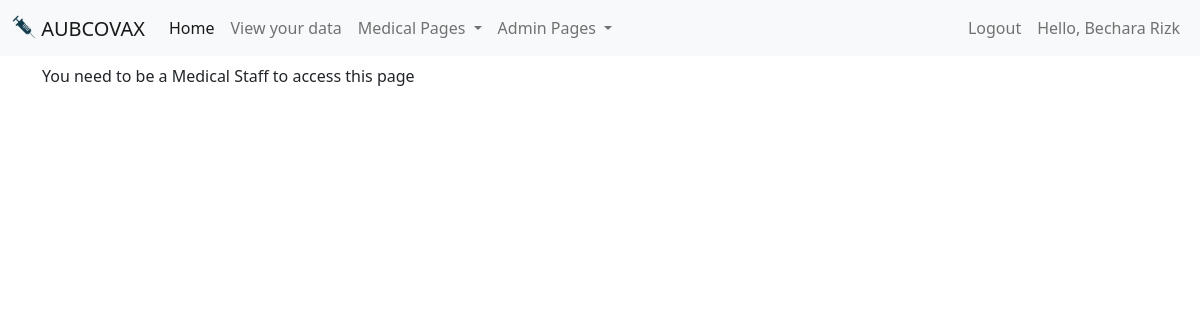
/medicalSearch/1 (signed in), run on an earlier commit of the app's database.
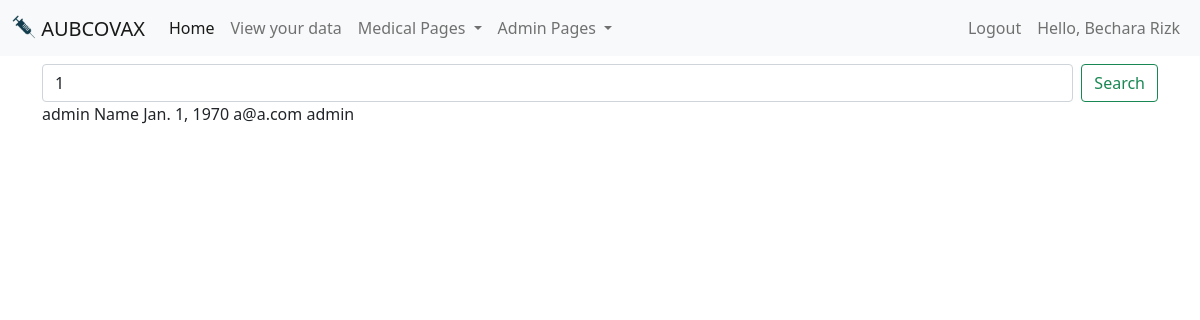
And on a later commit of the database.
### main/models.py (models this page shows)
class Account(AbstractBaseUser, PermissionsMixin):
    username=models.CharField(max_length=200, unique=True)
    isMedicalStaff = models.BooleanField(default=False)
    isAdmin = models.BooleanField(default=False)
    name = models.CharField(max_length=200)
    email = models.EmailField(unique=False)
    DOB = models.DateField()
    ID_nbr = models.IntegerField(unique=True)
    phone_nbr = models.IntegerField(unique=True)
    address = models.CharField(max_length=200)
    medical_history = models.TextField()
    doseOne = models.BooleanField(default=False)
    doseOneDate = models.DateField(null=True, blank=True)
    doseTwo = models.BooleanField(default=False)
    doseTwoDate = models.DateField(null=True, blank=True)
    nextAppointment = models.DateField(null=True, blank=True)
    is_staff=models.BooleanField(default=False)
    is_active=models.BooleanField(default=True)
    objects = MyUserManager()
    USERNAME_FIELD = 'username'
    REQUIRED_FIELDS = ['name', 'email', 'isMedicalStaff', 'isAdmin', 'DOB', 'ID_nbr', 'phone_nbr', 'address', 'medical_history']
    def __str__(self):
        return self.username

### main/views.py (the view)
# urls.py: path('medicalSearch/<int:phoneNb>', views.medicalSearchNb, name='medicalSearch'),
def medicalSearchNb(request, phoneNb):
    if request.method == 'POST':
        phoneNb=request.POST.get('phoneNb')
        print(phoneNb)
        return redirect(f'/medicalSearch/{phoneNb}', phoneNb=phoneNb)
    patient=Account.objects.filter(phone_nbr=phoneNb)
    try:
        return render(request, 'medicalSearch.html', {'result':True ,'patient': patient[0], 'notFound':False,'nb':phoneNb})
    except:
        return render(request, 'medicalSearch.html', {'result':True, 'notFound':True,'nb':phoneNb})

### main/templates/medicalSearch.html (shortened to what this page needs)
{% extends 'base.html' %}
{% block content %}
{% if user.is_authenticated and user.isMedicalStaff %}
<form method="post" class="d-flex">
<input class="form-control me-2" type="search" placeholder="Enter a phone number" value="{{nb}}" aria-label="Search" name="phoneNb">
<button class="btn btn-outline-success" type="submit">Search</button>
</form>
{% if notFound %}
<p>Sorry, we couldn't find a patient with that name</p>
{% else %}
{% if result %}
{{patient}}
{{patient.name}}
{{patient.DOB}}
{{patient.email}}
{{patient.username}}
{% else %}
search for a patient
{% endif %}
{% endif %}
{% else %}
You need to be a Medical Staff to access this page
{% endif %}
{% endblock %}

### main/templates/base.html (shortened to what this page needs)
<!doctype html>
<html lang="en">
  <head>
    <link href="https://cdn.jsdelivr.net/npm/bootstrap@5.0.2/dist/css/bootstrap.min.css" rel="stylesheet">
    {% load static %}
  </head>
  <body>
    <nav class="navbar navbar-expand-md navbar-light bg-light mb-2">
      <div class="container-fluid">
        <a class="navbar-brand mb-0 h1" href="/">
          <img src="{% static '/vaccine.png' %}" alt="" width="24px" height="24px" class="d-inline-block align-text-top">
          AUBCOVAX
        </a>
        <div class="collapse navbar-collapse" id="navbarSupportedContent">
          <ul class="navbar-nav me-auto mb-2 mb-lg-0">
            <li class="nav-item">
              <a class="nav-link active" href="/">Home</a>
            </li>
            <li class="nav-item">
              <a class="nav-link" href="/patientInfo">View your data</a>
            </li>
            <li class="nav-item dropdown">
              <a class="nav-link dropdown-toggle" href="#" id="navbarDropdown" role="button" data-bs-toggle="dropdown" aria-expanded="false">
                Medical Pages
              </a>
            </li>
            <li class="nav-item dropdown">
              <a class="nav-link dropdown-toggle" href="#" id="navbarDropdown" role="button" data-bs-toggle="dropdown" aria-expanded="false">
                Admin Pages
              </a>
            </li>
          </ul>
          <ul class="navbar-nav ml-auto">
            {% if user.is_authenticated %}
            <li class="nav-item">
              <a class="nav-link" href="/logout">Logout</a>
            </li>
            <li class="nav-item">
              <a class="nav-link" href="/patientInfo">Hello, {{user.name}}</a>
            </li>
            {% endif %}
        </div>
      </div>
    </nav>
    <div class="container-sm mb-4">
      {% block content %}
      {% endblock %}
    </div>
  </body>
</html>

What changed in the data, as far as the page shows it:
changed Account "Bechara Rizk": isMedicalStaff False → True (drawn)
now on this page (row edited): Account: username "admin", name "Name", DOB "Jan. 1, 1970", email "a@a.com"
Also different on the page:
form field phoneNb: (not shown) → "1"
text no longer shown: "You need to be a Medical Staff to access this page"
text now shown: "Search"
